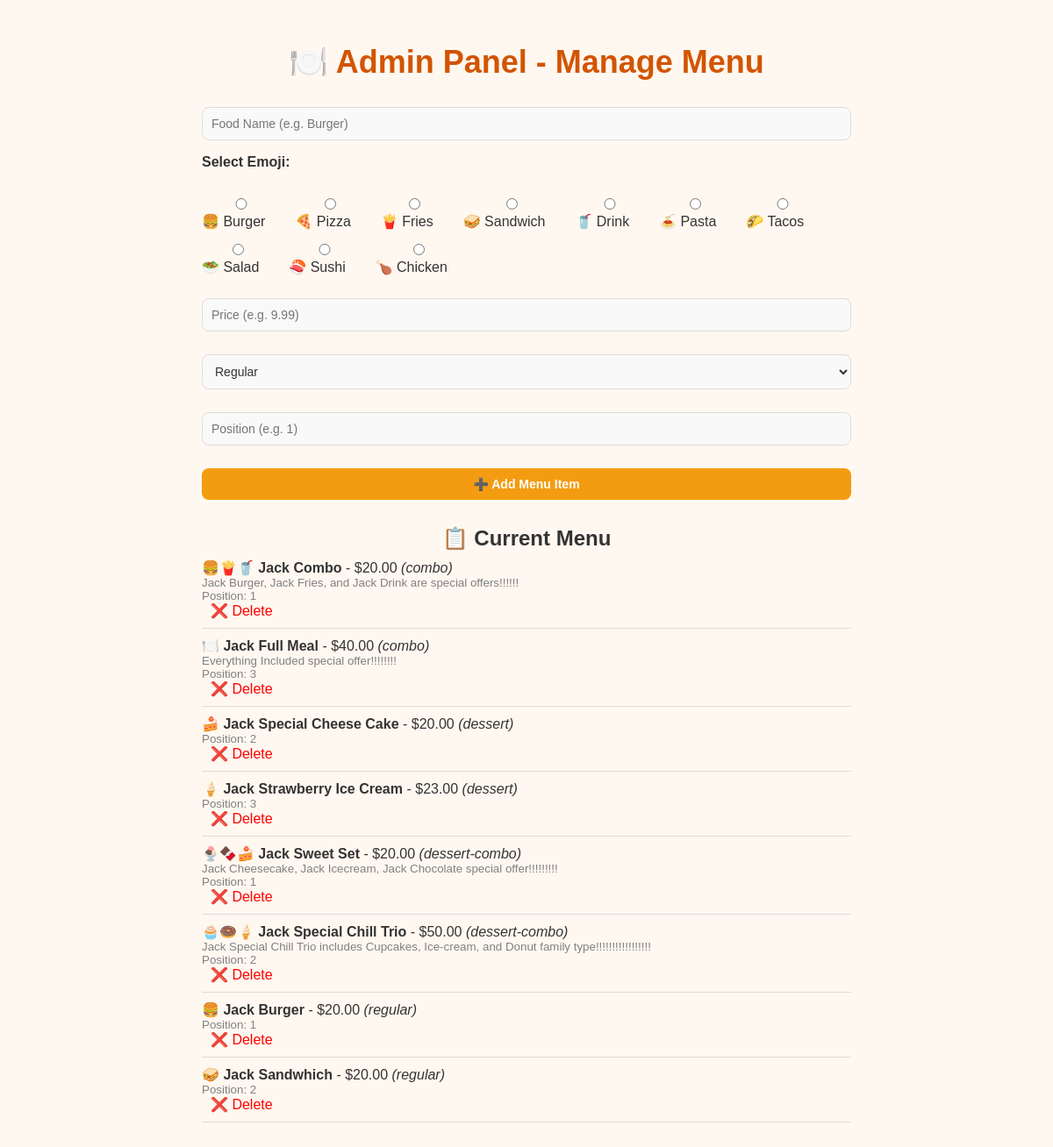
The page /admin on the database its author committed.
### tables this page shows
CREATE TABLE menu (
                id INTEGER PRIMARY KEY AUTOINCREMENT,
                food_item TEXT NOT NULL,
                category TEXT NOT NULL,
                price REAL NOT NULL,
                description TEXT,
                position INTEGER,
                emoji TEXT
            );

### app.py (the view, shortened to what this page needs)
@app.route('/admin', methods=['GET', 'POST'])
def admin():
    message = None
    with sqlite3.connect('orders.db') as conn:
        cursor = conn.cursor()
        cursor.execute('''
            SELECT id, food_item, category, price, description, position, emoji
            FROM menu ORDER BY category, position
        ''')
        menu_items = cursor.fetchall()
    return render_template('admin.html',
                           menu_items=menu_items,
                           message=message,
                           user_logged_in=session.get('user_logged_in'),
                           username=session.get('username'))

### templates/admin.html (shortened to what this page needs)
<!DOCTYPE html>
<html lang="en">
<head>
    <link rel="stylesheet" href="/static/style.css">
</head>
<body class="day-mode">
<main class="admin-container">
    <h1 class="neon-title">🍽️ Admin Panel - Manage Menu</h1>
    <form method="POST" action="/admin" class="admin-form">
        <input type="text" name="new_item" placeholder="Food Name (e.g. Burger)" required>
        <label><strong>Select Emoji:</strong></label>
        <div id="emoji-options">
            <div class="emoji-group" id="regular-emojis">
                <label><input type="radio" name="emoji" value="🍔"> 🍔 Burger</label>
                <label><input type="radio" name="emoji" value="🍕"> 🍕 Pizza</label>
                <label><input type="radio" name="emoji" value="🍟"> 🍟 Fries</label>
                <label><input type="radio" name="emoji" value="🥪"> 🥪 Sandwich</label>
                <label><input type="radio" name="emoji" value="🥤"> 🥤 Drink</label>
                <label><input type="radio" name="emoji" value="🍝"> 🍝 Pasta</label>
                <label><input type="radio" name="emoji" value="🌮"> 🌮 Tacos</label>
                <label><input type="radio" name="emoji" value="🥗"> 🥗 Salad</label>
                <label><input type="radio" name="emoji" value="🍣"> 🍣 Sushi</label>
                <label><input type="radio" name="emoji" value="🍗"> 🍗 Chicken</label>
            </div>
        </div>
        <input type="number" step="0.01" name="price" placeholder="Price (e.g. 9.99)" required>
        <select name="category" id="category-select" required>
            <option value="regular">Regular</option>
        </select>
        <input type="number" name="position" placeholder="Position (e.g. 1)" min="0" required>
        <button type="submit">➕ Add Menu Item</button>
    </form>
    <div class="menu-list">
        <h2>📋 Current Menu</h2>
        {% for id, item, category, price, desc, pos, emoji in menu_items %}
            <div class="menu-item">
                <strong>{{ emoji }} {{ item }}</strong> - ${{ '%.2f'|format(price) }} <em>({{ category }})</em>
                {% if category == 'combo' or category == 'dessert-combo' %}
                    <small>{{ desc }}</small>
                {% endif %}
                <small>Position: {{ pos }}</small>
                <a href="/delete-menu/{{ id }}">❌ Delete</a>
            </div>
        {% else %}
            <p>No menu items yet.</p>
        {% endfor %}
    </div>
</main>
</body>
</html>

### static/style.css (style rules this page uses)
* { margin: 0; padding: 0; box-sizing: border-box; }
body { font-family: 'Orbitron', sans-serif; min-height: 100vh; display: flex; flex-direction: column; align-items: center; padding: 20px; }
body.day-mode { background: #fff8f0; color: #333; }
.neon-title { font-size: 36px; font-weight: 700; text-align: center; margin-bottom: 20px; }
body.day-mode .neon-title { color: #d35400; }
form { display: flex; flex-direction: column; gap: 16px; }
form select, form input { width: 100%; padding: 14px; border-radius: 10px; font-size: 16px; }
body.day-mode form select, body.day-mode form input { background: #f9f9f9; border: 1px solid #ddd; color: #333; }
form button { padding: 14px; border-radius: 10px; font-size: 18px; font-weight: 600; cursor: pointer; transition: 0.3s; }
body.day-mode form button { background: #f39c12; color: #fff; }

### templates/admin.html (style rules this page uses)
.admin-container { max-width: 800px; margin: auto; padding: 30px; }
.admin-form input, .admin-form select, .admin-form textarea, .admin-form button { width: 100%; margin-top: 10px; padding: 10px; border-radius: 8px; border: 1px solid #ccc; font-size: 14px; }
.admin-form button { background: #ff6600; color: white; border: none; cursor: pointer; }
.emoji-group label { display: inline-block; margin-right: 12px; margin-top: 6px; cursor: pointer; }
.menu-list { margin-top: 30px; }
.menu-item { border-bottom: 1px solid #ddd; padding: 10px 0; }
.menu-item small { display: block; color: gray; }
.menu-item a { color: red; margin-left: 10px; text-decoration: none; }
h1, h2 { text-align: center; }

### rows shown on the page
menu: emoji "🍔🍟🥤", food_item "Jack Combo", price "20.00", category "combo", description "Jack Burger, Jack Fries, and Jack Drink are special offers!!!!!!", position "1"
menu: emoji "🍽️", food_item "Jack Full Meal", price "40.00", category "combo", description "Everything Included special offer!!!!!!!!", position "3"
menu: emoji "🍰", food_item "Jack Special Cheese Cake", price "20.00", category "dessert", position "2"
menu: emoji "🍦", food_item "Jack Strawberry Ice Cream", price "23.00", category "dessert", position "3"
menu: emoji "🍨🍫🍰", food_item "Jack Sweet Set", price "20.00", category "dessert-combo", description "Jack Cheesecake, Jack Icecream, Jack Chocolate special offer!!!!!!!!!", position "1"
menu: emoji "🧁🍩🍦", food_item "Jack Special Chill Trio", price "50.00", category "dessert-combo", description "Jack Special Chill Trio includes Cupcakes, Ice-cream, and Donut family type!!!!!!!!!!!!!!!!!", position "2"
menu: emoji "🍔", food_item "Jack Burger", price "20.00", category "regular", position "1"
menu: emoji "🥪", food_item "Jack Sandwhich", price "20.00", category "regular", position "2"
